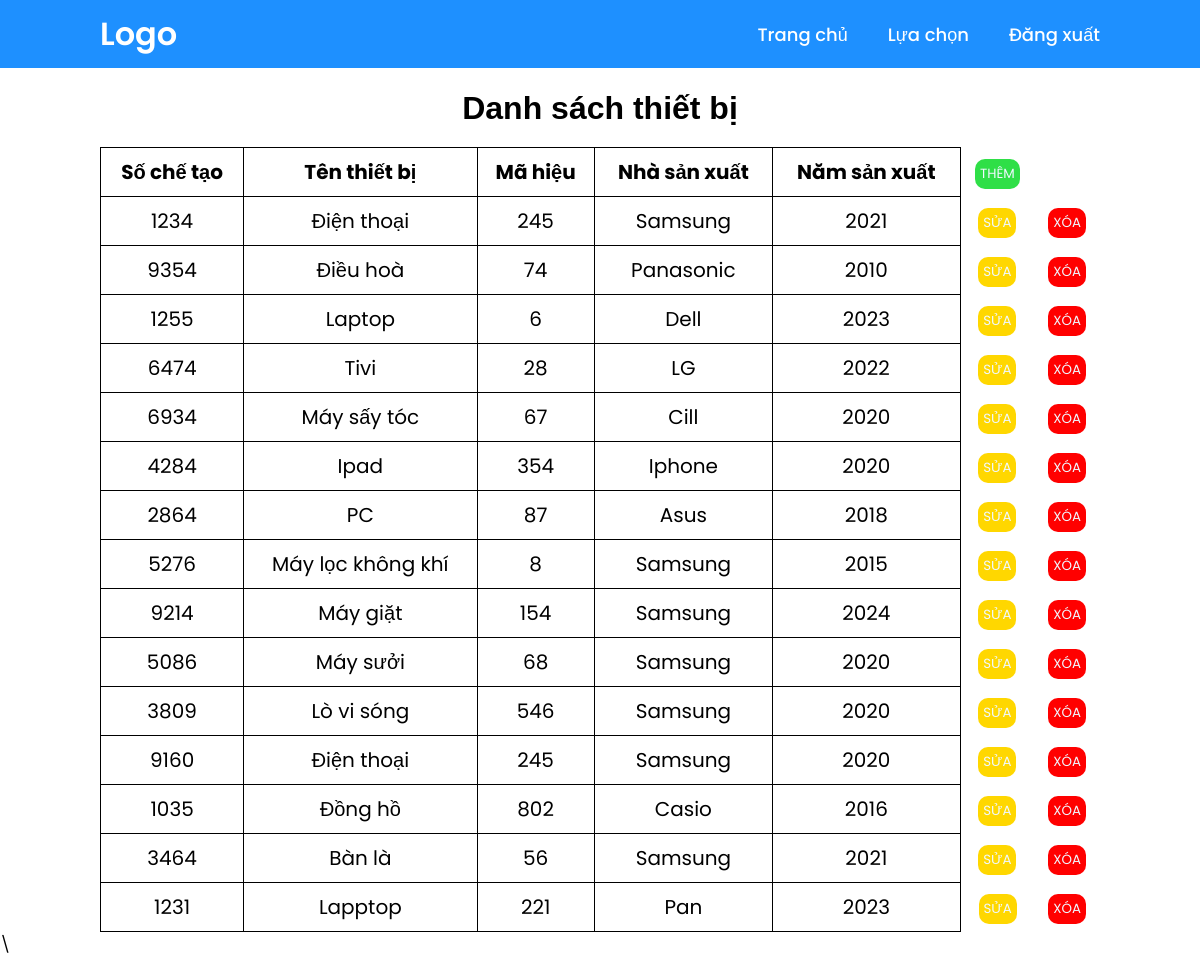
/list_device, run on an earlier commit of the app's database.
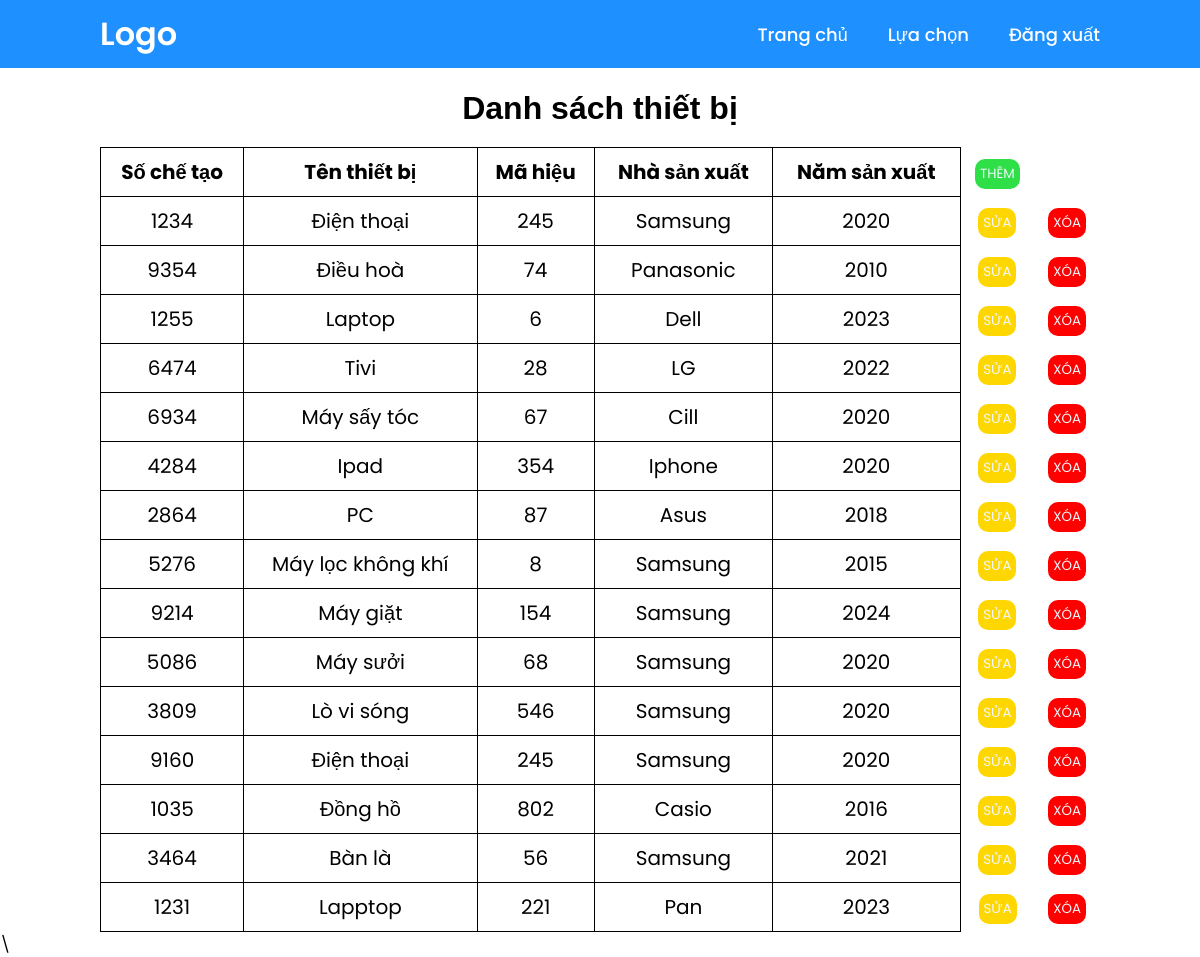
And on a later commit of the database.
### tables this page shows
CREATE TABLE THONGTINTHIETBI (
	so_che_tao INT PRIMARY KEY,
	ten_thiet_bi NVARCHAR(50),
	ma_hieu INT,
	nha_san_xuat VARCHAR(50),
	nam_san_xuat INT
);

### app.py (the view)
@app.route('/list_device')
def list_device():
    con = sqlite3.connect("KIEMDINH.db")
    con.row_factory = sqlite3.Row
    cur = con.cursor()
    cur.execute("SELECT  * FROM THONGTINTHIETBI  ")
    rows = cur.fetchall()
    con.close()
    return render_template("list_device.html",rows=rows)

### templates/list_device.html (shortened to what this page needs)
{% extends "user.html" %}
{% block content %}
        <h1 id="header">Danh sách thiết bị</h1>
        <table style="border: none;">
            <thead>
                <td><strong>Số chế tạo</strong></td>
                <td><strong>Tên thiết bị</strong></td>
                <td><strong>Mã hiệu</strong></td>
                <td><strong>Nhà sản xuất</strong></td>
                <td><strong>Năm sản xuất</strong></td>
                <td style="border: none;"><strong>
                    <form action="{{url_for('dev_enaddrec')}}" method="POST">
                        <input type="submit" value="THÊM" style="background-color: rgb(47, 223, 71); color: aliceblue; padding: 5px; border: none; border-radius: 10px;">
                    </form>
                </strong></td>
            </thead>
            {% for row in rows %}
            <tr>
                <td>{{ row["so_che_tao"] }}</td>
                <td>{{ row["ten_thiet_bi"] }}</td>
                <td> {{ row["ma_hieu"]}}</td>
                <td>{{ row["nha_san_xuat"] }}</td>
                <td>{{ row["nam_san_xuat"] }}</td>
                <td style="border: none;"><form action="{{url_for('edit_dev')}}" method="POST"><input type="hidden" name="id" value="{{ row['so_che_tao'] }}"><input type="submit" value="SỬA" style="background-color:#FFD700; color: aliceblue; padding: 5px; border: none; border-radius: 10px;"></form> </td>
                <td style="border: none;"><form onsubmit="return confirm('Are you sure you want to DELETE this Student from the Database?');" action="{{url_for('delete_dev')}}" method="POST"><input type="hidden" name="id" value="{{ row['so_che_tao'] }}"><input type="submit" value="XÓA" style="background-color: red; color: aliceblue; padding: 5px; border: none; border-radius: 10px;"></form> </td>
            </tr>
            {% endfor %}
        </table>
   \
{% endblock %}

### templates/user.html (shortened to what this page needs)
<!DOCTYPE html>
<html lang="en">
<head>
    <link rel="stylesheet" type="text/css" href="{{ url_for('static', filename='style.css') }}">
  </head>
</head>
<body>
    <header class="header">
        <a href="#" class="logo">Logo</a>
        <nav class="navbar">
            <ul>
                <li><a href="/user">Trang chủ</a></li>
                <li>
                    <a href="#">Lựa chọn</a>
                </li>
                <li><a href="/logout">Đăng xuất</a></li>
            </ul>
        </nav>
    </header>
    <main class="main-content" >
        {% block content %}{% endblock %}
    </main>
</body>
</html>

### static/style.css (style rules this page uses)
* { padding: 0; margin: 0; box-sizing: border-box; font-family: "Poppins", sans-serif; }
body { min-height: 100vh; }
.header { position: fixed; top: 0; left: 0; width: 100%; background-color: #1E90FF; padding: 10px 100px; display: flex; justify-content: space-between; align-items: center; z-index: 100; }
.logo { font-size: 32px; color: #fff; text-decoration: none; font-weight: 600; }
.navbar ul { list-style: none; display: flex; padding: 0; margin: 0; align-items: center; }
.navbar li { position: relative; }
.navbar a { text-decoration: none; color: white; font-size: 18px; font-weight: 500; margin-left: 40px; padding: 10px 0; display: inline-block; position: relative; }
.main-content { padding-top: 70px; }
.navbar a::before { content: ""; position: absolute; bottom: 0; left: 0; width: 0; height: 2px; background: #fff; transition: width 0.4s; }

### templates/list_device.html (style rules this page uses)
table { width: 100%; border-collapse: collapse; max-width: 1000px; margin: auto; }
th, td { padding: 8px; text-align: center; border: 1px solid black; }
td { font-size: 20px; }
#header { text-align: center; font-family:Arial, Helvetica, sans-serif; padding: 20px 0px; }

What changed in the data, as far as the page shows it:
changed THONGTINTHIETBI id 1234: nam_san_xuat "2021" → "2020"
